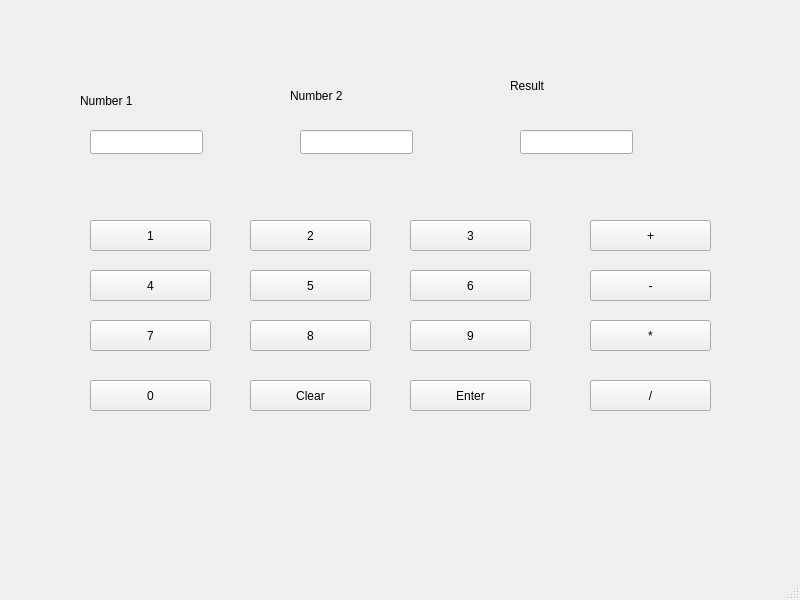
<?xml version="1.0" encoding="UTF-8"?>
<ui version="4.0">
 <class>MainWindow</class>
 <widget class="QMainWindow" name="MainWindow">
  <property name="geometry">
   <rect>
    <x>0</x>
    <y>0</y>
    <width>800</width>
    <height>600</height>
   </rect>
  </property>
  <property name="windowTitle">
   <string>MainWindow</string>
  </property>
  <widget class="QWidget" name="centralwidget">
   <widget class="QLabel" name="label">
    <property name="geometry">
     <rect>
      <x>80</x>
      <y>80</y>
      <width>161</width>
      <height>41</height>
     </rect>
    </property>
    <property name="text">
     <string>Number 1</string>
    </property>
   </widget>
   <widget class="QLabel" name="label_2">
    <property name="geometry">
     <rect>
      <x>290</x>
      <y>80</y>
      <width>181</width>
      <height>31</height>
     </rect>
    </property>
    <property name="text">
     <string>Number 2</string>
    </property>
   </widget>
   <widget class="QLabel" name="label_3">
    <property name="geometry">
     <rect>
      <x>510</x>
      <y>70</y>
      <width>171</width>
      <height>31</height>
     </rect>
    </property>
    <property name="text">
     <string>Result</string>
    </property>
   </widget>
   <widget class="QLineEdit" name="num1">
    <property name="geometry">
     <rect>
      <x>90</x>
      <y>130</y>
      <width>113</width>
      <height>24</height>
     </rect>
    </property>
   </widget>
   <widget class="QLineEdit" name="num2">
    <property name="geometry">
     <rect>
      <x>300</x>
      <y>130</y>
      <width>113</width>
      <height>24</height>
     </rect>
    </property>
   </widget>
   <widget class="QLineEdit" name="result">
    <property name="geometry">
     <rect>
      <x>520</x>
      <y>130</y>
      <width>113</width>
      <height>24</height>
     </rect>
    </property>
   </widget>
   <widget class="QPushButton" name="N1">
    <property name="geometry">
     <rect>
      <x>90</x>
      <y>220</y>
      <width>121</width>
      <height>31</height>
     </rect>
    </property>
    <property name="text">
     <string>1</string>
    </property>
   </widget>
   <widget class="QPushButton" name="N2">
    <property name="geometry">
     <rect>
      <x>250</x>
      <y>220</y>
      <width>121</width>
      <height>31</height>
     </rect>
    </property>
    <property name="text">
     <string>2</string>
    </property>
   </widget>
   <widget class="QPushButton" name="N3">
    <property name="geometry">
     <rect>
      <x>410</x>
      <y>220</y>
      <width>121</width>
      <height>31</height>
     </rect>
    </property>
    <property name="text">
     <string>3</string>
    </property>
   </widget>
   <widget class="QPushButton" name="add">
    <property name="geometry">
     <rect>
      <x>590</x>
      <y>220</y>
      <width>121</width>
      <height>31</height>
     </rect>
    </property>
    <property name="text">
     <string>+</string>
    </property>
   </widget>
   <widget class="QPushButton" name="N4">
    <property name="geometry">
     <rect>
      <x>90</x>
      <y>270</y>
      <width>121</width>
      <height>31</height>
     </rect>
    </property>
    <property name="text">
     <string>4</string>
    </property>
   </widget>
   <widget class="QPushButton" name="N5">
    <property name="geometry">
     <rect>
      <x>250</x>
      <y>270</y>
      <width>121</width>
      <height>31</height>
     </rect>
    </property>
    <property name="text">
     <string>5</string>
    </property>
   </widget>
   <widget class="QPushButton" name="N6">
    <property name="geometry">
     <rect>
      <x>410</x>
      <y>270</y>
      <width>121</width>
      <height>31</height>
     </rect>
    </property>
    <property name="text">
     <string>6</string>
    </property>
   </widget>
   <widget class="QPushButton" name="sub">
    <property name="geometry">
     <rect>
      <x>590</x>
      <y>270</y>
      <width>121</width>
      <height>31</height>
     </rect>
    </property>
    <property name="text">
     <string>-</string>
    </property>
   </widget>
   <widget class="QPushButton" name="N7">
    <property name="geometry">
     <rect>
      <x>90</x>
      <y>320</y>
      <width>121</width>
      <height>31</height>
     </rect>
    </property>
    <property name="text">
     <string>7</string>
    </property>
   </widget>
   <widget class="QPushButton" name="N8">
    <property name="geometry">
     <rect>
      <x>250</x>
      <y>320</y>
      <width>121</width>
      <height>31</height>
     </rect>
    </property>
    <property name="text">
     <string>8</string>
    </property>
   </widget>
   <widget class="QPushButton" name="N9">
    <property name="geometry">
     <rect>
      <x>410</x>
      <y>320</y>
      <width>121</width>
      <height>31</height>
     </rect>
    </property>
    <property name="text">
     <string>9</string>
    </property>
   </widget>
   <widget class="QPushButton" name="mul">
    <property name="geometry">
     <rect>
      <x>590</x>
      <y>320</y>
      <width>121</width>
      <height>31</height>
     </rect>
    </property>
    <property name="text">
     <string>*</string>
    </property>
   </widget>
   <widget class="QPushButton" name="N0">
    <property name="geometry">
     <rect>
      <x>90</x>
      <y>380</y>
      <width>121</width>
      <height>31</height>
     </rect>
    </property>
    <property name="text">
     <string>0</string>
    </property>
   </widget>
   <widget class="QPushButton" name="clear">
    <property name="geometry">
     <rect>
      <x>250</x>
      <y>380</y>
      <width>121</width>
      <height>31</height>
     </rect>
    </property>
    <property name="text">
     <string>Clear</string>
    </property>
   </widget>
   <widget class="QPushButton" name="enter">
    <property name="geometry">
     <rect>
      <x>410</x>
      <y>380</y>
      <width>121</width>
      <height>31</height>
     </rect>
    </property>
    <property name="text">
     <string>Enter</string>
    </property>
   </widget>
   <widget class="QPushButton" name="div">
    <property name="geometry">
     <rect>
      <x>590</x>
      <y>380</y>
      <width>121</width>
      <height>31</height>
     </rect>
    </property>
    <property name="text">
     <string>/</string>
    </property>
   </widget>
  </widget>
  <widget class="QMenuBar" name="menubar">
   <property name="geometry">
    <rect>
     <x>0</x>
     <y>0</y>
     <width>800</width>
     <height>21</height>
    </rect>
   </property>
  </widget>
  <widget class="QStatusBar" name="statusbar"/>
 </widget>
 <resources/>
 <connections/>
</ui>
